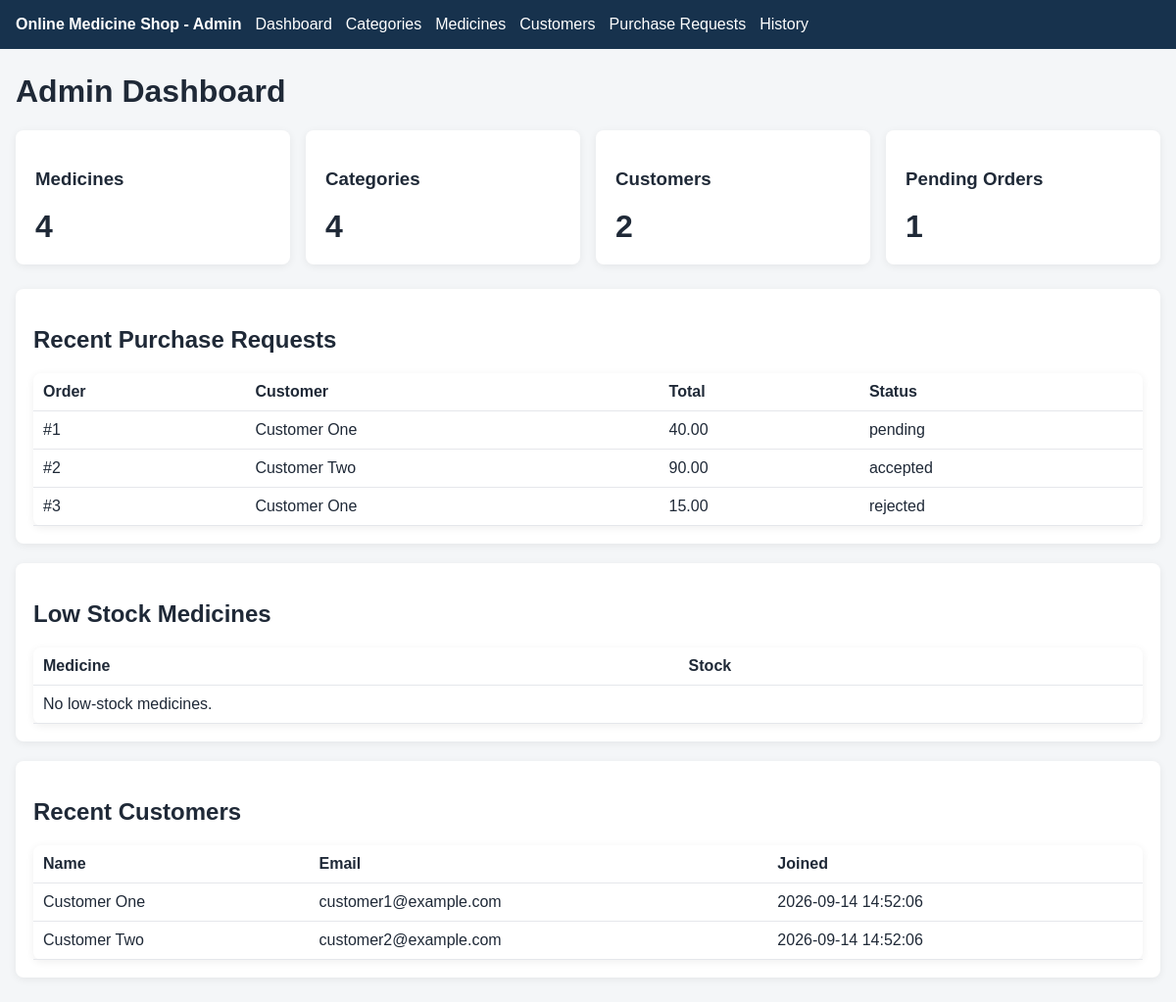
The page / on the database its author committed.
### tables this page shows
CREATE TABLE orders (
    id INT NOT NULL AUTO_INCREMENT,
    user_id INT NOT NULL,
    total_amount DECIMAL(10,2) NOT NULL DEFAULT 0.00,
    shipping_address TEXT NOT NULL,
    status ENUM('pending','accepted','rejected') NOT NULL DEFAULT 'pending',
    order_date TIMESTAMP NOT NULL DEFAULT CURRENT_TIMESTAMP,
    PRIMARY KEY (id),
    KEY idx_orders_user (user_id),
    KEY idx_orders_status (status),
    CONSTRAINT fk_orders_user
        FOREIGN KEY (user_id)
        REFERENCES users(id)
        ON UPDATE CASCADE
        ON DELETE CASCADE
);

CREATE TABLE users (
    id INT NOT NULL AUTO_INCREMENT,
    name VARCHAR(100) NOT NULL,
    email VARCHAR(150) NOT NULL,
    password_hash VARCHAR(255) NOT NULL,
    role ENUM('admin','customer') NOT NULL DEFAULT 'customer',
    address TEXT NULL,
    phone VARCHAR(30) NULL,
    created_at TIMESTAMP NOT NULL DEFAULT CURRENT_TIMESTAMP,
    PRIMARY KEY (id),
    UNIQUE KEY uq_users_email (email)
);

### Control/BaseController.php (called while the page is built, shortened)
<?php
abstract class BaseController {
    protected function view(string $path, array $data = []): void { extract($data); require __DIR__ . '/../View/' . $path . '.php'; }
}

### Control/DashboardController.php (called while the page is built)
<?php
class DashboardController extends BaseController {
    public function index(): void {
        $dash=new Dashboard($this->db);
        $orders=new Order($this->db);
        $this->view("dashboard/index",[
            'counts'=>$dash->counts(),
            'recentCustomers'=>$dash->recentCustomers(),
            'lowStock'=>$dash->lowStock(),
            'recentOrders'=>$orders->recent(5)
        ]);
    }
}

### public/index.php (called while the page is built, shortened)
<?php
require_once __DIR__ . '/../config/auth.php';
require_once __DIR__ . '/../Control/BaseController.php';
require_once __DIR__ . '/../Control/DashboardController.php';
$action = $_GET['action'] ?? 'dashboard';
$routes = [
    'dashboard' => [DashboardController::class, 'index'],
    'categories' => [CategoryController::class, 'index'],
    'category_save' => [CategoryController::class, 'save'],
    'category_edit' => [CategoryController::class, 'edit'],
    'category_delete' => [CategoryController::class, 'delete'],
    'medicines' => [MedicineController::class, 'index'],
    'medicine_save' => [MedicineController::class, 'save'],
    'medicine_edit' => [MedicineController::class, 'edit'],
    'medicine_delete' => [MedicineController::class, 'delete'],
    'medicine_details' => [MedicineController::class, 'details'],
    'medicine_search_api' => [MedicineController::class, 'searchApi'],
    'customers' => [CustomerController::class, 'index'],
    'customer_edit' => [CustomerController::class, 'edit'],
    'customer_save' => [CustomerController::class, 'save'],
    'customer_delete' => [CustomerController::class, 'delete'],
    'customer_details' => [CustomerController::class, 'details'],
    'customer_search_api' => [CustomerController::class, 'searchApi'],
    'orders' => [OrderController::class, 'index'],
    'order_status_api' => [OrderController::class, 'updateStatusApi'],
    'order_search_api' => [OrderController::class, 'searchApi'],
    'history' => [OrderController::class, 'history']
];
[$class, $method] = $routes[$action];
$controller = new $class();
$controller->$method();

### config/auth.php (called while the page is built, shortened)
<?php
function e($value): string {
    return htmlspecialchars((string)$value, ENT_QUOTES, 'UTF-8');
}

### Model/Order.php (called while the page is built, shortened)
<?php
class Order {
    public function recent(int $limit=5): array {
        $limit=max(1,min(20,$limit));
        return $this->db->query("SELECT o.id,o.status,o.total_amount,o.order_date,u.name customer_name
          FROM orders o JOIN users u ON u.id=o.user_id ORDER BY o.order_date DESC LIMIT ".$limit)->fetchAll();
    }
}

### Model/Dashboard.php (called while the page is built, shortened)
<?php
class Dashboard {
    public function recentCustomers(): array {
        return $this->db->query("SELECT id,name,email,created_at FROM users WHERE role='customer' ORDER BY created_at DESC LIMIT 5")->fetchAll();
    }
}

### View/dashboard/index.php (the view)
<?php require __DIR__."/../layouts/header.php"; ?>
<h1>Admin Dashboard</h1>
<div class="cards"><?php foreach($counts as $k=>$v): ?><div class="card"><h3><?=e(ucwords(str_replace("_"," ",$k)))?></h3><strong><?=$v?></strong></div><?php endforeach; ?></div>
<div class="dashboard-grid">
<section><h2>Recent Purchase Requests</h2><table><tr><th>Order</th><th>Customer</th><th>Total</th><th>Status</th></tr>
<?php foreach($recentOrders as $o): ?><tr><td>#<?=$o['id']?></td><td><?=e($o['customer_name'])?></td><td><?=e($o['total_amount'])?></td><td><?=e($o['status'])?></td></tr><?php endforeach; ?></table></section>
<section><h2>Low Stock Medicines</h2><table><tr><th>Medicine</th><th>Stock</th></tr>
<?php if($lowStock): foreach($lowStock as $m): ?><tr><td><?=e($m['name'])?></td><td><?=e($m['availability'])?></td></tr><?php endforeach; else: ?><tr><td colspan="2">No low-stock medicines.</td></tr><?php endif; ?></table></section>
<section><h2>Recent Customers</h2><table><tr><th>Name</th><th>Email</th><th>Joined</th></tr>
<?php foreach($recentCustomers as $c): ?><tr><td><?=e($c['name'])?></td><td><?=e($c['email'])?></td><td><?=e($c['created_at'])?></td></tr><?php endforeach; ?></table></section>
</div>
<?php require __DIR__."/../layouts/footer.php"; ?>

### public/assets/css/style.css (style rules this page uses)
* { box-sizing:border-box }
body { margin:0;font-family:Arial,sans-serif;background:#f4f6f8;color:#1f2937 }
.cards { display:grid;grid-template-columns:repeat(auto-fit,minmax(180px,1fr));gap:16px }
.card,.form,table { background:#fff;border-radius:8px;box-shadow:0 2px 8px #0001 }
.card { padding:20px }
.card strong { font-size:32px }
table { width:100%;border-collapse:collapse;margin-top:20px }
th,td { padding:10px;border-bottom:1px solid #e5e7eb;text-align:left }
.dashboard-grid { display:grid;gap:20px;margin-top:25px }
.dashboard-grid section { background:#fff;padding:18px;border-radius:8px;box-shadow:0 2px 8px #0001 }

### rows shown on the page
orders: id "1", user.name "Customer One", total_amount "40.00", status "pending"
orders: id "2", user.name "Customer Two", total_amount "90.00", status "accepted"
orders: id "3", user.name "Customer One", total_amount "15.00", status "rejected"
users: name "Customer One", email "customer1@example.com", created_at "2026-09-14 14:52:06"
users: name "Customer Two", email "customer2@example.com", created_at "2026-09-14 14:52:06"

### other values the page prints
str_replace("_"," ",$k) "Medicines"
$v "4"
str_replace("_"," ",$k) "Categories"
str_replace("_"," ",$k) "Customers"
$v "2"
str_replace("_"," ",$k) "Pending Orders"
$v "1"
